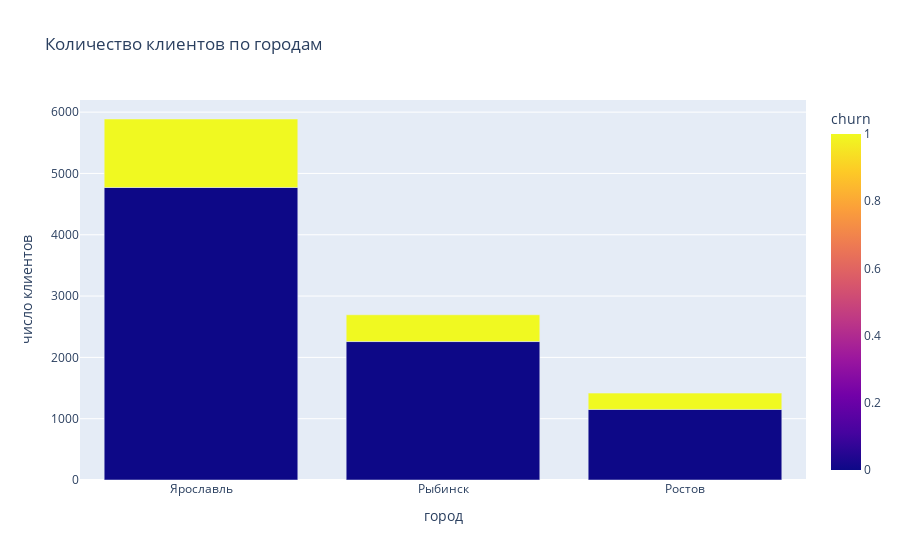

Notebook cell for this chart:
### Code cell
fig = px.bar(df_city, x='city', y='count', color='churn', title='Количество клиентов по городам')
fig.update_layout(
    xaxis_title="город",
    yaxis_title="число клиентов")

fig.show()

### Figure 1 — Plotly figure (JSON) as saved in the notebook; plotly's stock layout.template omitted (floating-point values rounded to 4 significant figures)
{"data": [{"alignmentgroup": "True", "hovertemplate": "city=%{x}<br>count=%{y}<br>churn=%{marker.color}<extra></extra>", "legendgroup": "", "marker": {"color": [0, 0, 0, 1, 1, 1], "coloraxis": "coloraxis", "pattern": {"shape": ""}}, "name": "", "offsetgroup": "", "orientation": "v", "showlegend": false, "textposition": "auto", "type": "bar", "x": ["Ярославль", "Рыбинск", "Ростов", "Ярославль", "Рыбинск", "Ростов"], "xaxis": "x", "y": [4771, 2258, 1151, 1117, 437, 266], "yaxis": "y"}], "layout": {"barmode": "relative", "coloraxis": {"colorbar": {"title": {"text": "churn"}}, "colorscale": [[0, "#0d0887"], [0.1111, "#46039f"], [0.2222, "#7201a8"], [0.3333, "#9c179e"], [0.4444, "#bd3786"], [0.5556, "#d8576b"], [0.6667, "#ed7953"], [0.7778, "#fb9f3a"], [0.8889, "#fdca26"], [1, "#f0f921"]]}, "legend": {"tracegroupgap": 0}, "title": {"text": "Количество клиентов по городам"}, "xaxis": {"anchor": "y", "domain": [0, 1], "title": {"text": "город"}}, "yaxis": {"anchor": "x", "domain": [0, 1], "title": {"text": "число клиентов"}}}}
